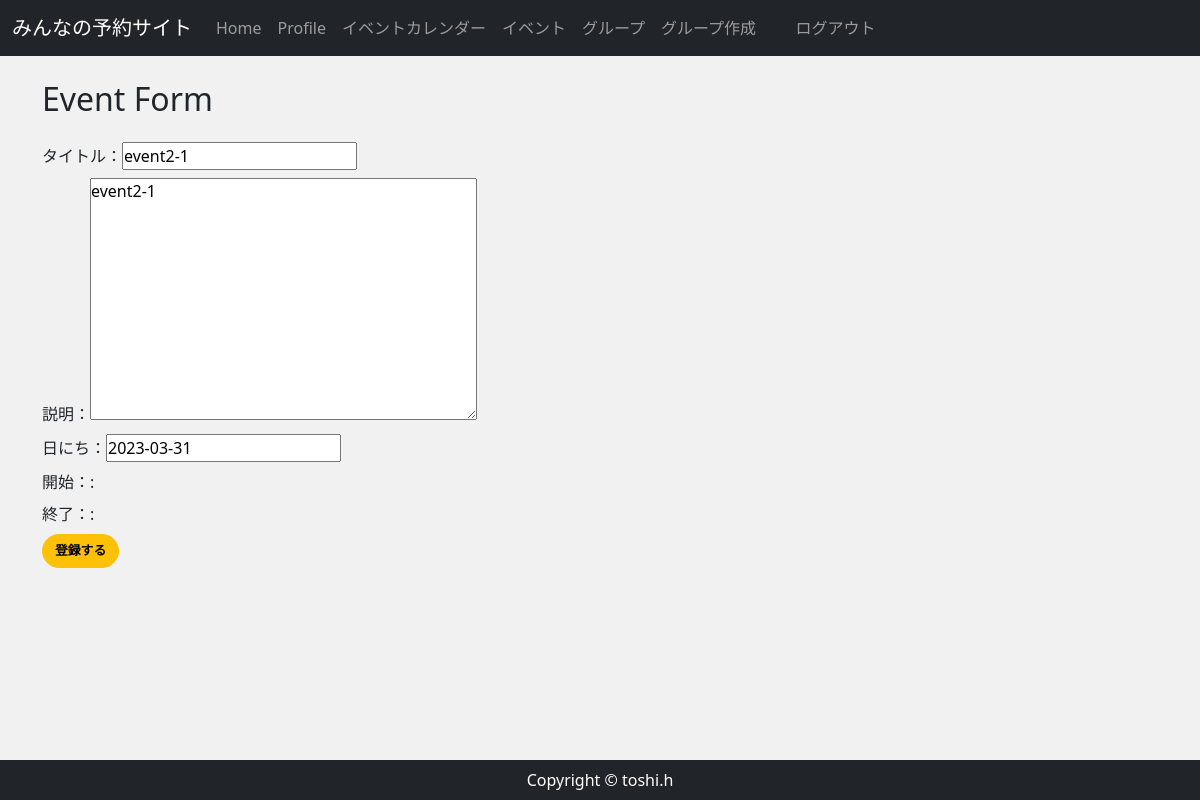
Before: /event_edit/3/ (signed in) with the older database file.
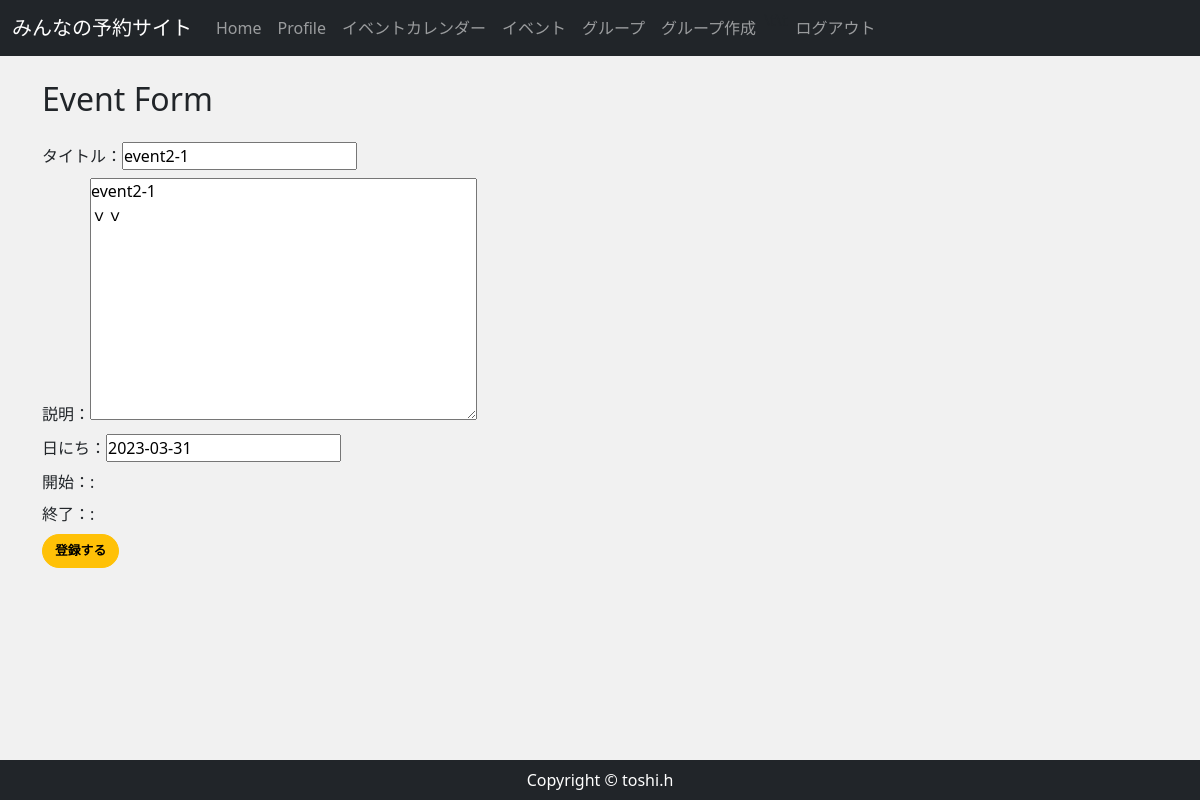
After: the same page with the newer database file.
### reservation/models.py (models this page shows, shortened)
class Event(models.Model):
    event_title = models.CharField(max_length=150)
    event_detail = models.TextField()
    group = models.ForeignKey(Group,  on_delete=models.CASCADE, related_name="group_event")
    event_date = models.DateField()
    start_time = models.TimeField()
    end_time = models.TimeField()

### reservation/views.py (the view, shortened to what this page needs)
# urls.py: path('event_edit/<int:pk>/',views.EventEditView.as_view(), name="event_edit"),
class EventEditView(UpdateView):
    model = Event
    template_name = 'reservation/event_form.html'
    form_class = EventForm
    success_url = reverse_lazy('group_detail')
    def get(self, request, **kwargs):
        event_data = Event.objects.get(id=self.kwargs['pk'])
        staff_data = ApprovedStaff.objects.filter(
            group = event_data.group, approved=True)
        names = [data.staff for data in staff_data]
        if not request.user in names:
            return HttpResponse('<h1>%sさんは%sの編集権限がありません</h1>' % (request.user.nickname, event_data.group ))
        return super().get(request)

### reservation/forms.py
class EventForm(forms.ModelForm):
    start_time = forms.TimeField(widget=forms.TimeInput(attrs={'type': 'time'}))
    end_time = forms.TimeField(widget=forms.TimeInput(attrs={'type': 'time'}))
    class Meta:
        model = Event
        fields = [
            "event_title",
            "event_detail",
            "event_date",
            "start_time",
            "end_time",
        ]

### accounts/models.py (called while the page is built)
    @property
    def is_active(self):
        return self.active

### reservation/templates/reservation/event_form.html (shortened to what this page needs)
{% extends 'reservation/base.html' %}
{% load static %}
{% block content %}
<div class="my-4">
    <h2>Event Form</h2>
</div>
<form method="post" enctype="multipart/form-data" autocomplete="off">
    <div class="form-group my-2">
    タイトル：{{ form.event_title }}
    </div>
    <div class="form-group my-2">
    説明：{{ form.event_detail }}
    </div>
    <div class="form-group my-2">
    日にち：{{ form.event_date }}
    </div>
    <div class="form-group my-2">
    開始：{{ form.start_hour }}:{{ form.start_minute }}
    </div>
    <div class="form-group my-2">
    終了：{{ form.end_hour }}:{{ form.end_minute }}
    </div>
    <button class="btn btn-warning" type="submit">登録する</button>
</form>
{% endblock %}
    {% block extra_js %}
  <link rel="stylesheet" href="//code.jquery.com/ui/1.12.1/themes/base/jquery-ui.css">
   <link rel="stylesheet" type="text/css" href="https://cdnjs.cloudflare.com/ajax/libs/timedropper/1.0/timedropper.min.css">
    {% endblock %}

Changed rows visible on the page:
changed Event "event2-1": event_detail "event2-1" → "event2-1 ｖｖ"
